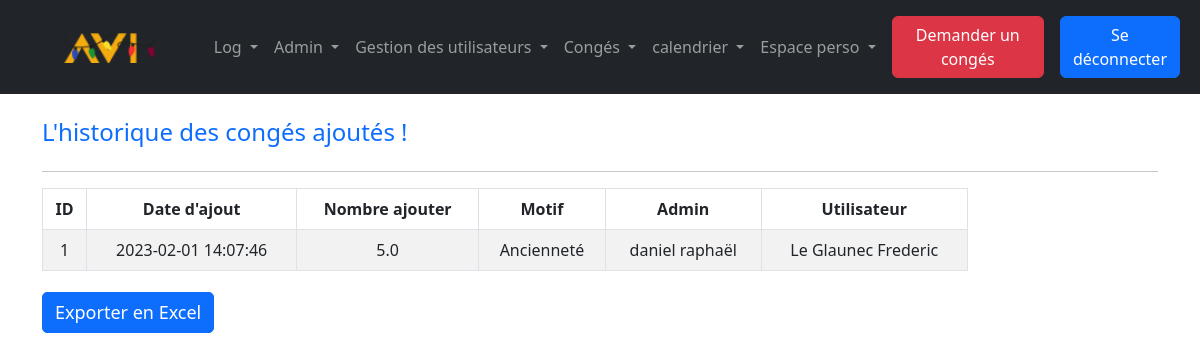
Page /index.php?action=crudhistorique&id=1 (signed in) on the committed database.
### tables this page shows
CREATE TABLE `historique_conges` (
  `id` int(11) NOT NULL,
  `date_ajout` datetime NOT NULL DEFAULT current_timestamp() ON UPDATE current_timestamp(),
  `nb_ajouter` decimal(11,1) NOT NULL,
  `motif` varchar(255) NOT NULL,
  `id_admin` int(11) NOT NULL,
  `id_employe` int(11) NOT NULL
);

CREATE TABLE `employe` (
  `id_employe` int(11) NOT NULL,
  `nom` varchar(255) NOT NULL,
  `prenom` varchar(255) NOT NULL,
  `username` varchar(255) NOT NULL,
  `email` varchar(255) NOT NULL,
  `telephone` varchar(255) NOT NULL,
  `password` varchar(255) NOT NULL,
  `actif` tinyint(4) NOT NULL,
  `id_poste` int(11) NOT NULL,
  `id_service` int(11) NOT NULL,
  `conges_dispo` decimal(11,1) NOT NULL
);

### src/lib/database.php (called while the page is built, shortened)
<?php
class DatabaseConnection
{
    public ?\PDO $database = null;
    public function getConnection(): \PDO
    {
        if ($this->database === null) {
            $this->database = new \PDO('mysql:host=localhost;dbname=intranet;charset=utf8', 'root', '');
        }
        return $this->database;
    }
}

### src/model/Conges.php (called while the page is built, shortened)
<?php
require_once('src/lib/database.php');
class Conges_Model
{
        public DatabaseConnection $connection;
        public function getCrudHistoriqueConges(){
                $stmt= $this->connection->getConnection()->query("
                    SELECT id, date_ajout, nb_ajouter, motif, H.id_admin, H.id_employe,
                    EM.nom AS admin_nom, EM.prenom AS admin_prenom, EM2.nom AS emp_nom,
                    EM2.prenom AS emp_prenom
                    FROM historique_conges H INNER JOIN employe EM ON H.id_admin = EM.id_employe
                    INNER JOIN employe EM2 ON H.id_employe = EM2.id_employe
                    ORDER BY date_ajout DESC;
                    ");
                $cruds = [];
                while (($row = $stmt->fetch())) {
                    $crud = new Conge();
                    $crud->id_historique = $row['id'];
                    $crud->date_ajout = $row['date_ajout'];
                    $crud->nb_ajouter = $row['nb_ajouter'];
                    $crud->motif = $row['motif'];
                    $crud->id_admin = $row['id_admin'];
                    $crud->id_employe = $row['id_employe'];
                    $crud->admin_nom = $row['admin_nom'];
                    $crud->admin_prenom = $row['admin_prenom'];
                    $crud->emp_nom = $row['emp_nom'];
                    $crud->emp_prenom = $row['emp_prenom'];
                    $cruds[] = $crud;
                }
                return $cruds;
        }
}

### templates/Users/historique_conges.php (the view, shortened to what this page needs)
  <div class="container">
    <div class="row mt-4">
      <div class="col-lg-6 d-flex justify-content-between align-items-center">
        <div>
          <h4 class="text-primary">L'historique des congés ajoutés !</h4>
        </div>
      </div>
    </div>
    <hr>
    <div class="row">
      <div class="col-lg-10">
        <div class="table-responsive">
          <table class="table table-striped table-bordered text-center" id="table">
            <thead>
              <tr>
                <th>ID</th>
                <th>Date d'ajout</th>
                <th>Nombre ajouter</th>
                <th>Motif</th>
                <th>Admin</th>
                <th>Utilisateur</th>
              </tr>
            </thead>
            <tbody>
                <?php
                foreach($cruds as $crud){
                    $id_historique = $crud->id_historique;
                ?>
                <tr>
                    <td data-id="<?= $id_historique ?>"><?= $id_historique ?></td>
                    <td data-id="<?= $id_historique ?>"><?= $crud->date_ajout ?></td>
                    <td data-id="<?= $id_historique ?>"><?= $crud->nb_ajouter ?></td>
                    <td data-id="<?= $id_historique ?>"><?= $crud->motif ?></td>
                    <td data-id="<?= $id_historique ?>"><?= $crud->admin_nom.' '.$crud->admin_prenom ?></td>
                    <td data-id="<?= $id_historique ?>"><?= $crud->emp_nom.' '.$crud->emp_prenom ?></td>
                </tr>
                <?php
                }
                ?>
            </tbody>
          </table>
        </div>
      </div>
    </div>
    <button class="btn btn-primary" onclick="exportData()">Exporter en Excel</button>
  </div>
<?php require('templates/layout.php') ?>

### assets/css/style.css (style rules this page uses)
input, textarea, button { padding: 8px 15px; border-radius: 5px !important; margin: 5px 0px; box-sizing: border-box; border: 1px solid #ccc; font-size: 18px !important; font-weight: 300 }

### rows in the picture
historique_conges: id "1", date_ajout "2023-02-01 14:07:46", nb_ajouter "5.0", motif "Ancienneté", employe.nom "daniel", employe.prenom "raphaël", id_employe.nom "Le Glaunec", id_employe.prenom "Frederic"
